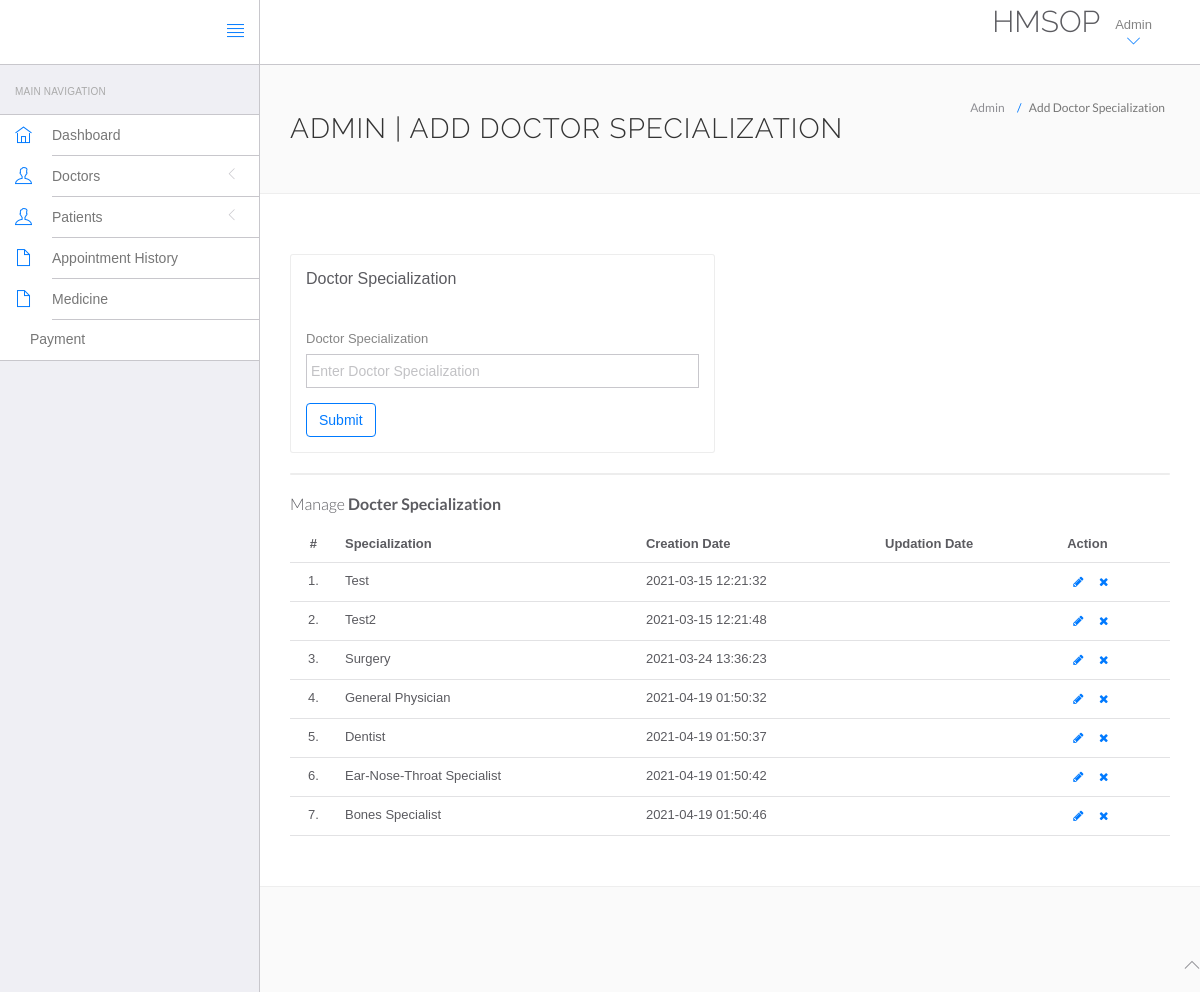
/hms/admin/doctor-specilization.php (signed in), run on the app's committed database.
### tables this page shows
CREATE TABLE `doctorspecilization` (
  `id` int(11) NOT NULL,
  `specilization` varchar(255) DEFAULT NULL,
  `creationDate` timestamp NULL DEFAULT CURRENT_TIMESTAMP,
  `updationDate` timestamp NULL DEFAULT NULL ON UPDATE CURRENT_TIMESTAMP
);

### hms/admin/doctor-specilization.php (the view, shortened to what this page needs)
<?php
include('include/config.php');
?>
<!DOCTYPE html>
<html lang="en">
	<head>
		<link rel="stylesheet" href="vendor/bootstrap/css/bootstrap.min.css">
		<link rel="stylesheet" href="vendor/fontawesome/css/font-awesome.min.css">
		<link rel="stylesheet" href="vendor/themify-icons/themify-icons.min.css">
		<link href="vendor/animate.css/animate.min.css" rel="stylesheet" media="screen">
		<link href="vendor/perfect-scrollbar/perfect-scrollbar.min.css" rel="stylesheet" media="screen">
		<link href="vendor/switchery/switchery.min.css" rel="stylesheet" media="screen">
		<link href="vendor/bootstrap-touchspin/jquery.bootstrap-touchspin.min.css" rel="stylesheet" media="screen">
		<link href="vendor/select2/select2.min.css" rel="stylesheet" media="screen">
		<link href="vendor/bootstrap-datepicker/bootstrap-datepicker3.standalone.min.css" rel="stylesheet" media="screen">
		<link href="vendor/bootstrap-timepicker/bootstrap-timepicker.min.css" rel="stylesheet" media="screen">
		<link rel="stylesheet" href="assets/css/styles.css">
		<link rel="stylesheet" href="assets/css/plugins.css">
		<link rel="stylesheet" href="assets/css/themes/theme-1.css" id="skin_color" />
	</head>
	<body>
		<div id="app">
<?php include('include/sidebar.php');?>
			<div class="app-content">
						<?php include('include/header.php');?>
				<div class="main-content" >
					<div class="wrap-content container" id="container">
						<section id="page-title">
							<div class="row">
								<div class="col-sm-8">
									<h1 class="mainTitle">Admin | Add Doctor Specialization</h1>
																	</div>
								<ol class="breadcrumb">
									<li>
										<span>Admin</span>
									</li>
									<li class="active">
										<span>Add Doctor Specialization</span>
									</li>
								</ol>
							</div>
						</section>
						<div class="container-fluid container-fullw bg-white">
							<div class="row">
								<div class="col-md-12">
									<div class="row margin-top-30">
										<div class="col-lg-6 col-md-12">
											<div class="panel panel-white">
												<div class="panel-heading">
													<h5 class="panel-title">Doctor Specialization</h5>
												</div>
												<div class="panel-body">
													<form role="form" name="dcotorspcl" method="post" >
														<div class="form-group">
															<label for="exampleInputEmail1">
																Doctor Specialization
															</label>
							<input type="text" name="doctorspecilization" class="form-control"  placeholder="Enter Doctor Specialization">
														</div>
														<button type="submit" name="submit" class="btn btn-o btn-primary">
															Submit
														</button>
													</form>
												</div>
											</div>
										</div>
											</div>
										</div>
									<div class="col-lg-12 col-md-12">
											<div class="panel panel-white">
											</div>
										</div>
									</div>
									<div class="row">
								<div class="col-md-12">
									<h5 class="over-title margin-bottom-15">Manage <span class="text-bold">Docter Specialization</span></h5>
									<table class="table table-hover" id="sample-table-1">
										<thead>
											<tr>
												<th class="center">#</th>
												<th>Specialization</th>
												<th class="hidden-xs">Creation Date</th>
												<th>Updation Date</th>
												<th>Action</th>
											</tr>
										</thead>
										<tbody>
<?php
$sql=mysqli_query($con,"select * from doctorSpecilization");
$cnt=1;
while($row=mysqli_fetch_array($sql))
{
?>
											<tr>
												<td class="center"><?php echo $cnt;?>.</td>
												<td class="hidden-xs"><?php echo $row['specilization'];?></td>
												<td><?php echo $row['creationDate'];?></td>
												<td><?php echo $row['updationDate'];?>
												</td>
												<td >
												<div class="visible-md visible-lg hidden-sm hidden-xs">
							<a href="edit-doctor-specialization.php?id=<?php echo $row['id'];?>" class="btn btn-transparent btn-xs" tooltip-placement="top" tooltip="Edit"><i class="fa fa-pencil"></i></a>
	<a href="doctor-specilization.php?id=<?php echo $row['id']?>&del=delete" onClick="return confirm('Are you sure you want to delete?')"class="btn btn-transparent btn-xs tooltips" tooltip-placement="top" tooltip="Remove"><i class="fa fa-times fa fa-white"></i></a>
												</div>
												</td>
											</tr>
											<?php
$cnt=$cnt+1;
											 }?>
										</tbody>
									</table>
								</div>
							</div>
								</div>
							</div>
						</div>
					</div>
				</div>
	<?php include('include/footer.php');?>
	</body>
</html>

### hms/admin/assets/css/themes/theme-1.css (style rules this page uses)
body { background: #FAFAFA; }

### data on the page
doctorspecilization: specilization "Test", creationDate "2021-03-15 12:21:32"
doctorspecilization: specilization "Test2", creationDate "2021-03-15 12:21:48"
doctorspecilization: specilization "Surgery", creationDate "2021-03-24 13:36:23"
doctorspecilization: specilization "General Physician", creationDate "2021-04-19 01:50:32"
doctorspecilization: specilization "Dentist", creationDate "2021-04-19 01:50:37"
doctorspecilization: specilization "Ear-Nose-Throat Specialist", creationDate "2021-04-19 01:50:42"
doctorspecilization: specilization "Bones Specialist", creationDate "2021-04-19 01:50:46"
